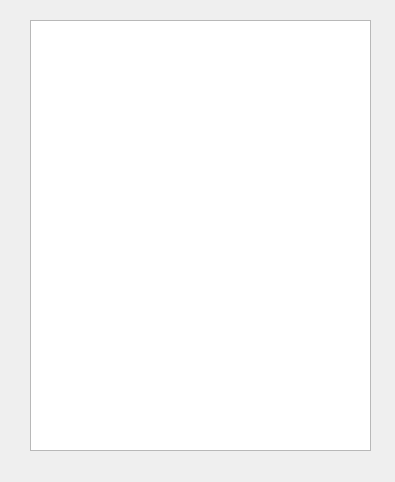
<?xml version="1.0" encoding="UTF-8"?>
<ui version="4.0">
 <class>BuyerCallDialog</class>
 <widget class="QDialog" name="BuyerCallDialog">
  <property name="geometry">
   <rect>
    <x>0</x>
    <y>0</y>
    <width>395</width>
    <height>482</height>
   </rect>
  </property>
  <property name="windowTitle">
   <string>Dialog</string>
  </property>
  <widget class="QTableView" name="tableView">
   <property name="geometry">
    <rect>
     <x>30</x>
     <y>20</y>
     <width>341</width>
     <height>431</height>
    </rect>
   </property>
  </widget>
 </widget>
 <resources/>
 <connections/>
</ui>
